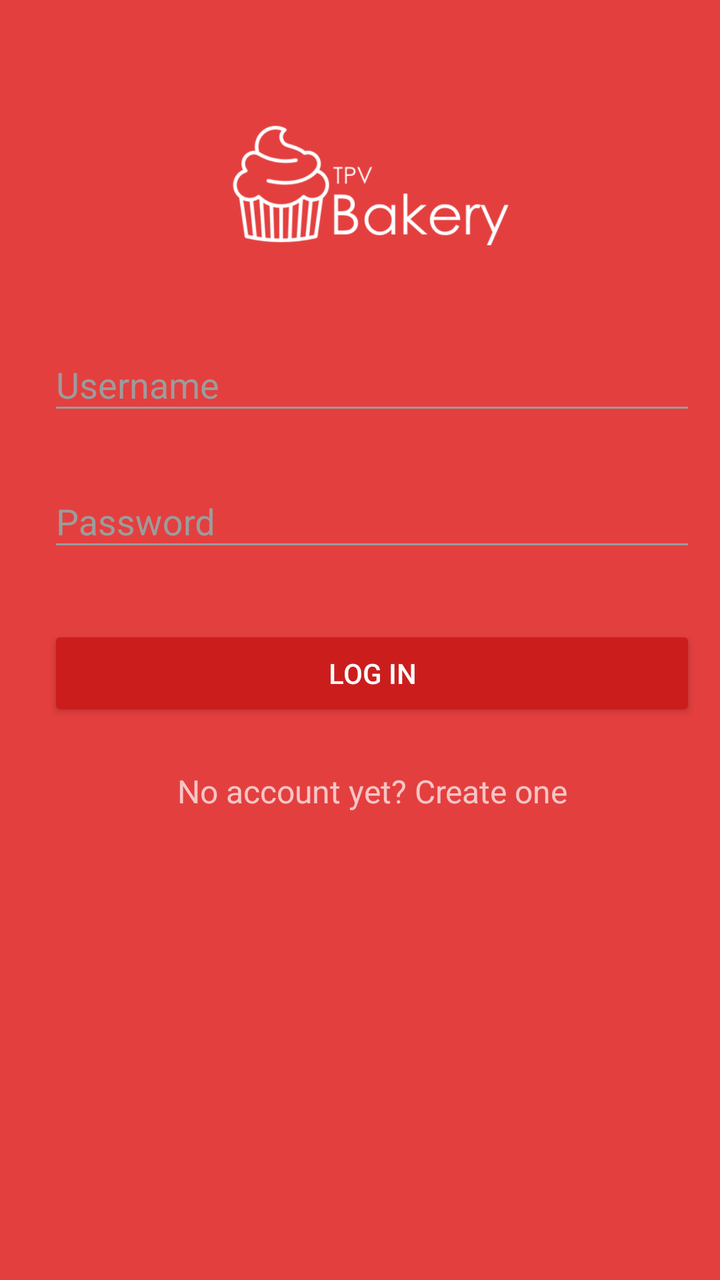
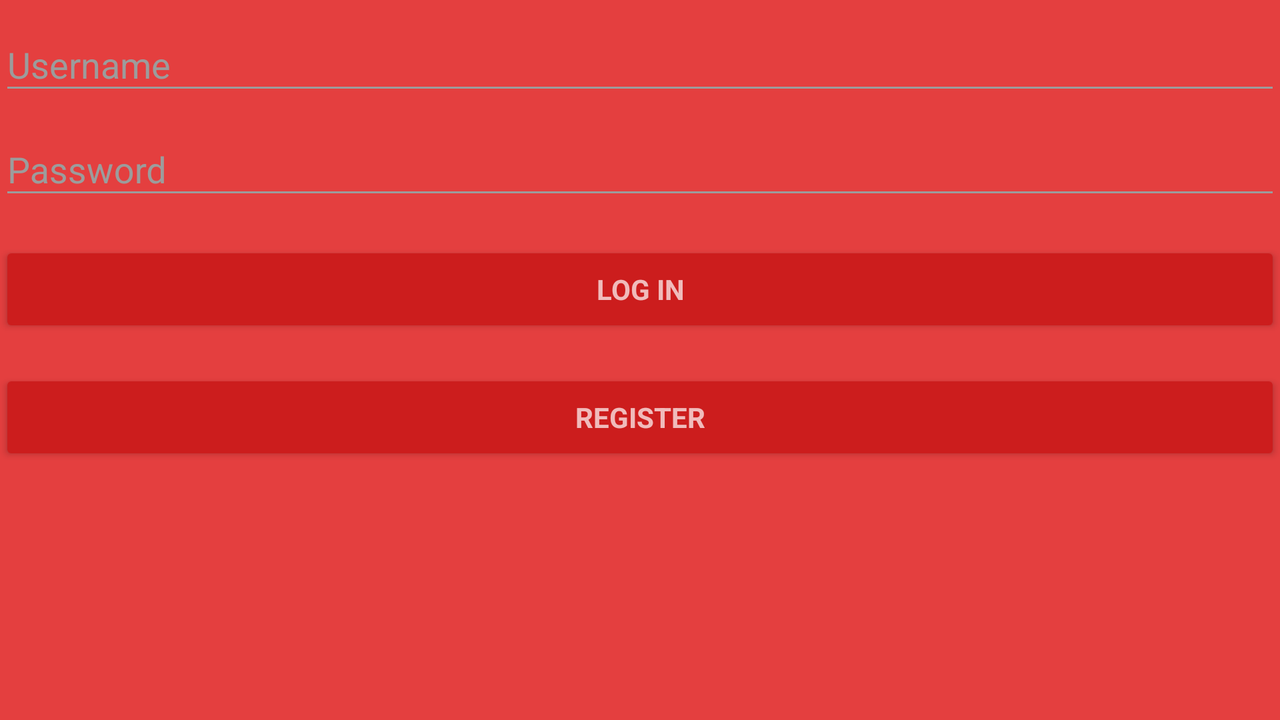

First picture: res/layout/ on a phone held upright. Second picture: the repository's own variant of that layout, on a device whose configuration matches the variant's folder. Source for both follows.
<!-- AndroidManifest.xml: activity theme AppTheme.Dark -->
<!-- res/layout/activity_login.xml -->
<?xml version="1.0" encoding="utf-8"?>
<RelativeLayout xmlns:android="http://schemas.android.com/apk/res/android"
    xmlns:tools="http://schemas.android.com/tools"
    android:layout_width="match_parent"
    android:layout_height="match_parent"
    android:fitsSystemWindows="true"
    tools:context=".controller.activities.login.LoginActivity">

    <LinearLayout
        android:layout_width="match_parent"
        android:layout_height="match_parent"
        android:orientation="vertical"
        android:weightSum="1">

        <LinearLayout
            android:id="@+id/login_progress_ll"
            android:layout_marginBottom="8dp"
            android:visibility="gone"
            android:layout_width="wrap_content"
            android:layout_gravity="center"
            android:layout_height="match_parent" >
            <ProgressBar android:id="@+id/login_progress"
            style="@android:style/Widget.DeviceDefault.Light.ProgressBar.Large"
            android:layout_marginBottom="8dp"
                android:layout_gravity="center"
            android:layout_width="match_parent"
            android:layout_height="match_parent" />
        </LinearLayout>

        <LinearLayout
            android:id="@+id/login_form"
            android:layout_width="372dp"
            android:layout_height="wrap_content"
            android:orientation="vertical"
            android:paddingLeft="24dp"
            android:paddingRight="24dp"
            android:paddingTop="56dp"
            android:visibility="visible"
            android:weightSum="1">

            <ImageView
                android:layout_width="372dp"
                android:layout_height="72dp"
                android:layout_gravity="center_horizontal"
                android:layout_marginBottom="24dp"
                android:src="@drawable/logo"
                android:layout_weight="0.21" />


            <android.support.design.widget.TextInputLayout
                android:layout_width="match_parent"
                android:layout_height="wrap_content"
                android:layout_marginBottom="8dp"
                android:layout_marginTop="8dp">

                <EditText
                    android:id="@+id/username"
                    android:layout_width="match_parent"
                    android:layout_height="wrap_content"
                    android:hint="@string/prompt_username"
                    android:inputType="textEmailAddress" />
            </android.support.design.widget.TextInputLayout>

            
            <android.support.design.widget.TextInputLayout
                android:layout_width="match_parent"
                android:layout_height="wrap_content"
                android:layout_marginBottom="8dp"
                android:layout_marginTop="8dp">

                <EditText
                    android:id="@+id/password"
                    android:layout_width="match_parent"
                    android:layout_height="wrap_content"
                    android:hint="@string/prompt_password"
                    android:imeActionId="@+id/login"
                    android:inputType="textPassword" />
            </android.support.design.widget.TextInputLayout>

            <android.support.v7.widget.AppCompatButton
                android:id="@+id/user_log_in_button"
                android:layout_width="fill_parent"
                android:layout_height="wrap_content"
                android:layout_marginBottom="24dp"
                android:layout_marginTop="24dp"
                android:padding="12dp"
                android:text="@string/action_log_in" />

            <TextView
                android:id="@+id/registrer_button"
                android:layout_width="fill_parent"
                android:layout_height="wrap_content"
                android:layout_marginBottom="24dp"
                android:gravity="center"
                android:text="No account yet? Create one"
                android:textSize="16dip" />

        </LinearLayout>

    </LinearLayout>
</RelativeLayout>
<!-- resources referenced by this layout -->
<resources>
  <!-- drawable logo: png bitmap (drawable, 11960 bytes) -->
  <string name="action_log_in">Log in</string>
  <string name="prompt_password">Password</string>
  <string name="prompt_username">Username</string>
  <!-- from res/values-v21/ -->
  <style name="AppTheme.Dark" parent="Theme.AppCompat.NoActionBar">
                  <item name="colorPrimary">@android:color/holo_red_light</item>
                  <item name="colorPrimaryDark">@color/primary_darker</item>
                  <item name="colorAccent">@color/primary</item>
  
                  <item name="android:windowBackground">@color/primary</item>
  
                  <item name="colorControlNormal">@color/iron</item>
                  <item name="colorControlActivated">@color/white</item>
                  <item name="colorControlHighlight">@color/white</item>
                  <item name="android:textColorHint">@color/iron</item>
  
                  <item name="colorButtonNormal">@color/primary_darker</item>
                  <item name="android:colorButtonNormal">@color/primary_darker</item>
                  <item name="android:statusBarColor">@color/primary_darker</item>
          </style>
  <color name="primary_darker">#CC1D1D</color>
  <color name="primary">#e43f3f</color>
  <color name="iron">#9c9c9c</color>
  <color name="white">#ffffff</color>
</resources>
<!-- res/layout-land/activity_login.xml (the repository's variant of the layout above) -->
<!-- drawn on the phone turned sideways -->
<LinearLayout xmlns:android="http://schemas.android.com/apk/res/android"
    xmlns:app="http://schemas.android.com/apk/res-auto"
    xmlns:tools="http://schemas.android.com/tools"
    android:layout_width="match_parent"
    android:layout_height="match_parent"
    android:gravity="center_horizontal"
    android:orientation="vertical"
    android:paddingBottom="@dimen/activity_vertical_margin"
    android:paddingLeft="@dimen/activity_horizontal_margin"
    android:paddingRight="@dimen/activity_horizontal_margin"
    android:paddingTop="@dimen/activity_vertical_margin"
    tools:context="com.bakery.dam.androidtpv.controller.activities.login.LoginActivity">

    
    <ProgressBar
        android:id="@+id/login_progress"
        style="?android:attr/progressBarStyleLarge"
        android:layout_width="wrap_content"
        android:layout_height="wrap_content"
        android:layout_marginBottom="8dp"
        android:visibility="gone" />

    <LinearLayout
        android:orientation="horizontal"
        android:layout_width="match_parent"
        android:layout_height="match_parent">

        <ScrollView
            android:id="@+id/login_form"
            android:layout_width="match_parent"
            android:layout_height="match_parent">

            <LinearLayout
                android:id="@+id/username_login_form"
                android:layout_width="match_parent"
                android:layout_height="wrap_content"
                android:orientation="vertical">

                <android.support.design.widget.TextInputLayout
                    android:layout_width="match_parent"
                    android:layout_height="wrap_content">

                    <AutoCompleteTextView
                        android:id="@+id/username"
                        android:layout_width="match_parent"
                        android:layout_height="wrap_content"
                        android:hint="@string/prompt_username"
                        android:inputType="text"
                        android:maxLines="1" />

                </android.support.design.widget.TextInputLayout>

                <android.support.design.widget.TextInputLayout
                    android:layout_width="match_parent"
                    android:layout_height="wrap_content">

                    <EditText
                        android:id="@+id/password"
                        android:layout_width="match_parent"
                        android:layout_height="wrap_content"
                        android:hint="@string/prompt_password"
                        android:imeActionId="@+id/login"
                        android:imeActionLabel="@string/action_log_in"
                        android:imeOptions="actionUnspecified"
                        android:inputType="textPassword"
                        android:maxLines="1" />

                </android.support.design.widget.TextInputLayout>

                <Button
                    android:id="@+id/user_log_in_button"
                    style="?android:textAppearanceSmall"
                    android:layout_width="match_parent"
                    android:layout_height="wrap_content"
                    android:layout_marginTop="16dp"
                    android:text="@string/action_log_in"
                    android:textStyle="bold" />


                <Button
                    android:id="@+id/register_button"
                    style="?android:textAppearanceSmall"
                    android:layout_width="match_parent"
                    android:layout_height="wrap_content"
                    android:layout_marginTop="16dp"
                    android:text="@string/register"
                    android:textStyle="bold" />

            </LinearLayout>
        </ScrollView>
    </LinearLayout>

</LinearLayout>
<!-- resources referenced by the variant -->
<!-- as the phone turned sideways resolves them -->
<resources>
  <string name="action_log_in">Log in</string>
  <string name="prompt_password">Password</string>
  <string name="prompt_username">Username</string>
  <string name="register">Register</string>
  <!-- from res/values-v21/ -->
  <style name="AppTheme.Dark" parent="Theme.AppCompat.NoActionBar">
                  <item name="colorPrimary">@android:color/holo_red_light</item>
                  <item name="colorPrimaryDark">@color/primary_darker</item>
                  <item name="colorAccent">@color/primary</item>
  
                  <item name="android:windowBackground">@color/primary</item>
  
                  <item name="colorControlNormal">@color/iron</item>
                  <item name="colorControlActivated">@color/white</item>
                  <item name="colorControlHighlight">@color/white</item>
                  <item name="android:textColorHint">@color/iron</item>
  
                  <item name="colorButtonNormal">@color/primary_darker</item>
                  <item name="android:colorButtonNormal">@color/primary_darker</item>
                  <item name="android:statusBarColor">@color/primary_darker</item>
          </style>
  <color name="primary_darker">#CC1D1D</color>
  <color name="primary">#e43f3f</color>
  <color name="iron">#9c9c9c</color>
  <color name="white">#ffffff</color>
</resources>
